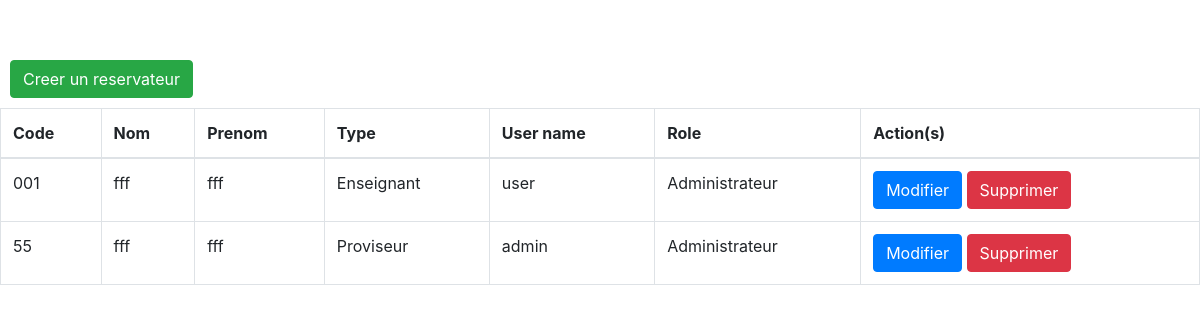
The page /user/ on the database its author committed.
### srcApp/models.py (models this page shows, shortened)
class Personnel(models.Model):
    rolelist = models.TextChoices('Utilisateur', 'Administrateur')
    codePerso = models.fields.CharField(max_length=4)
    nom = models.fields.CharField(max_length=50)
    prenom = models.fields.CharField(max_length=50)
    typePerso = models.ForeignKey(TypePerso, null=True, on_delete=models.SET_NULL)
    dateNaiss = models.fields.IntegerField(
    validators=[MinValueValidator(1900), MaxValueValidator(2004)])
    chefService = models.BooleanField
    role = models.fields.CharField(choices=rolelist.choices, max_length=50)
    account = models.OneToOneField(User, null=True, on_delete=models.CASCADE)

class TypePerso(models.Model):
    codeType = models.fields.CharField(max_length=4)
    fonction = models.fields.CharField(max_length=50)
    def __str__(self):
        return f'{self.fonction}'

### srcApp/views.py (the view)
# urls.py: path('user/', views.user, name='user'),
def user(request):
    datas = Personnel.objects.all()
    return render(request,"userHome.html", {'datas':datas})

### srcApp/templates/userHome.html (shortened to what this page needs)
{% extends 'base.html' %}
{% load crispy_forms_tags %}
        {% block content %}
        <div style="display:inline-block">
        <a class="btn btn-success "  style="margin:10px"  href="{% url 'create_user' %}">Creer un reservateur</a>
        </div>
         <table class="table table-bordered mx-auto" >
        <thead>
        <tr>
            <th>Code</th>
        <th>Nom</th>
        <th>Prenom</th>
            <th>Type</th>
            <th>User name</th>
            <th>Role</th>
        <th>Action(s)</th>
        </tr>
        </thead>
        <tbody id="myTable">
        {% for user in datas %}
        <tr>
            <td>{{user.codePerso}}</td>
            <td>{{ user.nom }}</td>
            <td>{{ user.prenom }}</td>
            <td>{{ user.typePerso }}</td>
            <td>{{ user.account }}</td>
            <td>{{ user.role }}</td>
        <td>
        <form action="#" method="Post">
        <a class="btn btn-primary" href="{% url 'update_user' user.id %}">Modifier</a>
            <a  class="btn btn-danger" href="{% url 'delete_user' user.id %}">Supprimer</a>
        </form>
        </td>
        </tr>
        {% endfor %}
        </tbody>
        </table>
        {% endblock %}

### srcApp/static/css/styles.css (style rules this page uses)
html, body { width: 100%; height: 100%; }

### rows shown on the page
Personnel: codePerso "001", nom "fff", prenom "fff", typePerso "Enseignant", account "user", role "Administrateur"
Personnel: codePerso "55", nom "fff", prenom "fff", typePerso "Proviseur", account "admin", role "Administrateur"
